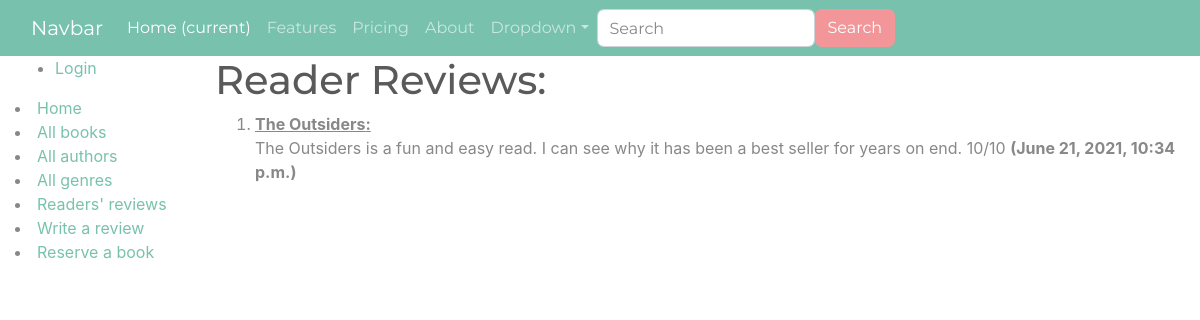
Before: /catalog/reviews/ with the older database file.
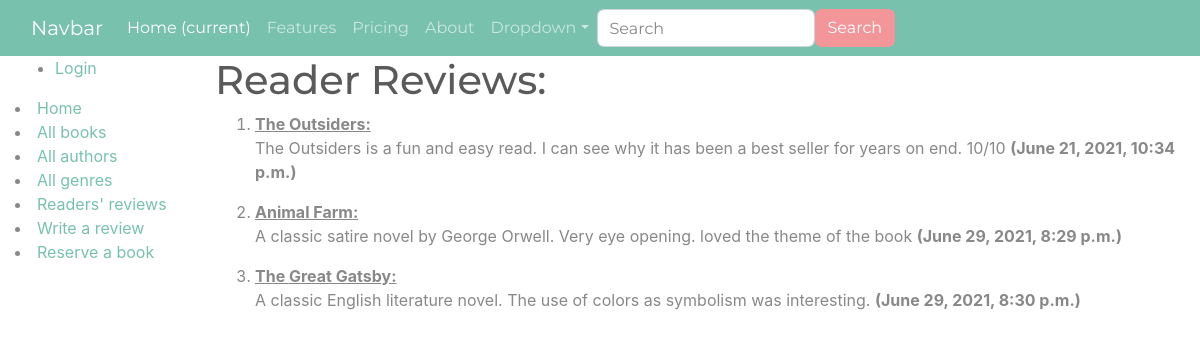
After: the same page with the newer database file.
### catalog/models.py (models this page shows, shortened)
class Review(models.Model):
    review_text = models.TextField()
    reader_name = models.CharField(max_length=100,
                                   blank=True,
                                   null=True,
                                   default='anonymous')
    created_on = models.DateTimeField(auto_now_add=True)
    book = models.ForeignKey('Book', on_delete=models.CASCADE)

class Book(models.Model):
    title = models.CharField(max_length=50)
    author = models.ForeignKey('Author', on_delete=models.SET_NULL, null=True)
    summary = models.TextField(
        max_length=1000, help_text='Enter a brief description of the book')
    isbn = models.CharField(
        'ISBN',
        max_length=13,
        unique=True,
        help_text=
        '13 Character <a href="https://www.isbn-international.org/content/what-isbn">ISBN number</a>'
    )
    genre = models.ManyToManyField(Genre,
                                   help_text='Select a genre for this book')
    def __str__(self):
        return self.title

### catalog/views.py (the view)
# urls.py: path('reviews/',views.ReviewListView.as_view(), name="review-list"),
class ReviewListView(generic.ListView):
  model = Review
  context_object_name = 'review_list'
  queryset = Review.objects.all()
  template_name ='review_list.html'

### catalog/templates/review_list.html (shortened to what this page needs)
<!DOCTYPE html>
<html lang="en">
<head>
{% extends "site_base.html" %}
{% block content %}
  <h1>Reader Reviews:</h1>
  {% if review_list %}
  <ol>
    {% for review in review_list %}
      <li>
      <u> <strong>{{ review.book }}:</strong></u>
        <p>{{review.review_text}} <strong>({{review.created_on}}) </strong></p>
      </li>
    {% endfor %}
  </ol>
  {% else %}
    <p>There are no reviews available.</p>
  {% endif %}
{% endblock %}

Changed rows visible on the page:
added Review: book "Animal Farm", review_text "A classic satire novel by George Orwell. Very eye opening. loved the theme of the book", created_on "June 29, 2021, 8:29 p.m."
added Review: book "The Great Gatsby", review_text "A classic English literature novel. The use of colors as symbolism was interesting.", created_on "June 29, 2021, 8:30 p.m."
